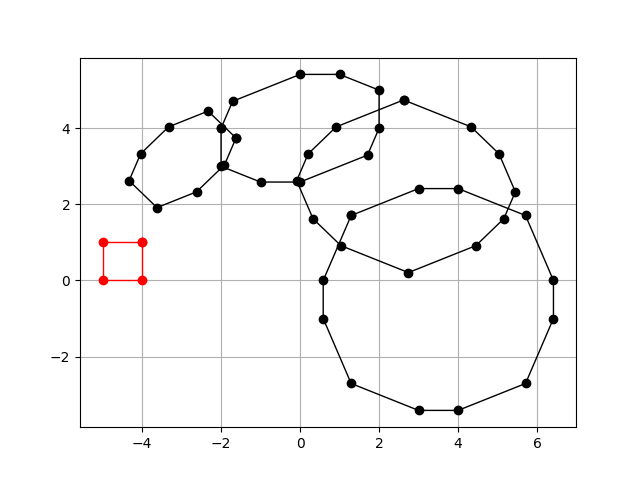

Reproduce this figure in Python.
'''
Demonstration code for fast reachability

input is init bounds, and, for each time step, A and B matrix and bounds on inputs

computation is done with zonotopes
plotting is possible with kamenev
'''

import time
import math

import numpy as np
import matplotlib.pyplot as plt

from zono import get_zonotope_reachset
    
def make_plot():
    'example usage to make quickzonoreach.png'

    print("Making quickzonoreach.png (<1 sec)...")
    plt.clf()
    
    # x' = y + u1, y' = -x + + u1 + u2
    # u1 in [-0.5, 0.5], u2 in [-1, 0]
    
    a_mat = [[0, 1], [-1, 0]]
    b_mat = [[1, 0], [1, 1]]

    init_box = [[-5, -4], [0, 1]]
    input_box = [[-0.5, 0.5], [-1, 0]]

    num_steps = 4
    dt = math.pi / num_steps

    a_mat_list = []
    b_mat_list = []
    input_box_list = []
    dt_list = []

    for _ in range(num_steps):
        a_mat_list.append(a_mat)
        b_mat_list.append(b_mat)
        input_box_list.append(input_box)
        dt_list.append(dt)

    zonotopes = get_zonotope_reachset(init_box, a_mat_list, b_mat_list, input_box_list, dt_list)

    plot = True
    
    if plot:
        # plot first set in red
        zonotopes[0].plot(col='r-o')

        for z in zonotopes[1:]:
            z.plot()

        plt.grid()
        plt.savefig('quickzonoreach.png')


def run_single_profile(dims, num_steps, quick=False):
    '''run the computation and return zonos for a single parameter setup

    returns zono list
    '''

    np.random.seed(0)

    # dynamics is noisy + harmonic oscillator for every two dimensions
    # x' = y + u1, y' = -x + + u1 + u2
    noise = 0.05
    a_mat = np.random.random((dims, dims)) * (2*noise) - noise
    b_mat = np.zeros((dims, 2), dtype=float)

    a_mat_one = [[0, 1], [-1, 0]]
    b_mat_one = [[1, 0], [1, 1]]

    init_box_one = [[-5, -4], [0, 1]]
    input_box = [[-0.5, 0.5], [-1, 0]]

    init_box = []

    tmax = math.pi
    dt = tmax / num_steps

    assert dims % 2 == 0, "expected even number of dimensions"

    for d in range(dims // 2):
        a_mat[2*d:2*d+2, 2*d:2*d+2] = a_mat_one
        b_mat[2*d:2*d+2, 0:2] = b_mat_one

        init_box += init_box_one

    a_mat_list = []
    b_mat_list = []
    input_box_list = []
    dt_list = []

    for _ in range(num_steps):
        a_mat_list.append(a_mat)
        b_mat_list.append(b_mat)
        input_box_list.append(input_box)
        dt_list.append(dt)

    zonotopes = get_zonotope_reachset(init_box, a_mat_list, b_mat_list, input_box_list, dt_list, quick=quick)

    return zonotopes

def profile():
    '''generate timing statistics and print to stdout

    This evaluates scalability as the size of a_mat increase and the number of steps increases.
    '''

    print("Profiling...")

    max_time = 1.0

    for quick in [False, True]:
        print("")
        dims = 2

        data = []
        stop = False

        while not stop:
            row = [f'**{dims} dims**']
            num_steps = 4

            while True:
                start = time.perf_counter()
                run_single_profile(dims, num_steps, quick)
                diff = time.perf_counter() - start

                print(f"dims: {dims}, steps: {num_steps}, time: {round(1000 * diff, 1)}ms")

                row.append(str(round(diff, 3)))

                if diff > max_time:
                    break

                num_steps *= 2

            if not data:
                # append steps
                step_str_list = [f"**{2**(count+2)} steps**" for count in range(len(row)-1)]

                data.append([f'Quick={quick}'] + step_str_list)

            data.append(row)

            if len(row) == 2: # single entry (After label)
                stop = True

            # fill in row to match original length
            while len(row) < len(data[0]):
                row.append("-")

            dims *= 2

        print(' | '.join(data[0]))
        dashes = ['---' for _ in data[0]]
        print(' | '.join(dashes))

        for row in data[1:]:
            print(' | '.join(row))

def plot_compare():
    'make comparison plot'

    print("Making compare plot with quick=True vs quick=False (20 secs)...")
    plt.clf()
    
    dims = 4
    num_steps = 256

    for quick in [True, False]:

        zonotopes = run_single_profile(dims, num_steps, quick)

        if quick:
            zonotopes[0].plot(col='r-')
            zonotopes[-1].plot('b-')
        else:
            zonotopes[-1].plot('g-')

    plt.grid()
    plt.savefig('compare.png')

if __name__ == "__main__":
    make_plot()
    plot_compare()
    profile()
